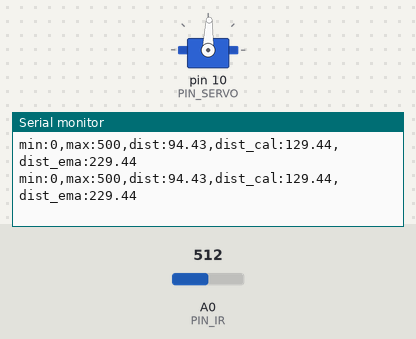
The sketch below on a simulated Arduino Uno, built with avr-gcc and run on an emulated ATmega328P. Parts: servo, the last lines printed to the serial monitor. The inputs (shaded band) are chosen by the test bench; at power-on: A0 (PIN_IR) = 512.

Above: at 1.2 s.
1.3 s: A0 (PIN_IR) set to 611
At 2.0 s:
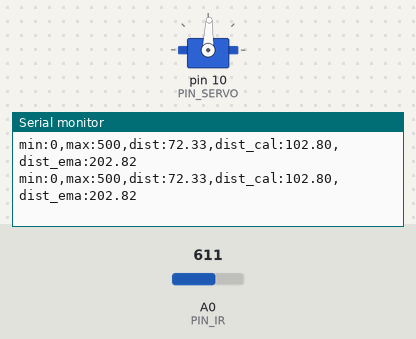
4.3 s: A0 (PIN_IR) set to 631
At 5.3 s:
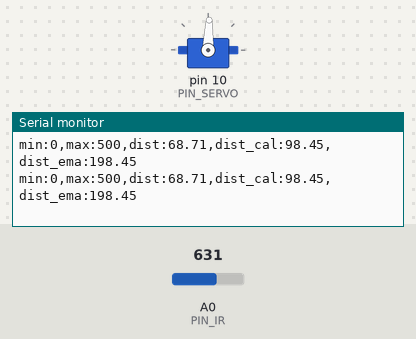
Timing chart, 0 to 7.3 s (numbered marks = the images above; inputs shaded):
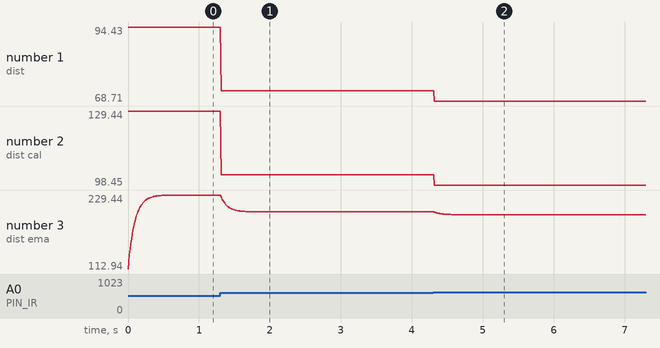

The sketch:

21_bbc_20203037.ino
```cpp
#include <Servo.h>
#define PIN_SERVO 10
#define PIN_IR A0

Servo mysv;
float alpha, dist_ema;

void setup() {
  mysv.attach(PIN_SERVO);
  mysv.writeMicroseconds(1450);

  // initialize Serial Port
  Serial.begin(57600);

  // initialize veriable
  alpha = 0.1;
}

float ir_distance(void){ // return value unit: mm
  float val;
  float volt = float(analogRead(PIN_IR));
  val = ((6762.0/(volt-9.0))-4.0) * 10.0;
  return val;
}

void loop() {
  float raw_dist = ir_distance();
  float dist_cal = 100.0 + 300.0/(319 - 70)*(raw_dist - 70);
  dist_ema = alpha*dist_cal + (1-alpha)*dist_ema;

  Serial.print("min:0,max:500,dist:");
  Serial.print(raw_dist);
  Serial.print(",dist_cal:");
  Serial.print(dist_cal);
  Serial.print(",dist_ema:");
  Serial.println(dist_ema+100);

  //if(dist_ema < 270) mysv.writeMicroseconds(1740);
  //else if(dist_ema > 270) mysv.writeMicroseconds(1240);
}
```

Measured:
- after the input at 1.3 s, the serial monitor: prints a new line at once (image 1)
- after the input at 4.3 s, the serial monitor: prints a new line at once (image 2)
- plotted number 1: 94.43 → 72.33 after the input at 1.3 s, 72.33 → 68.71 after the input at 4.3 s
- plotted number 2: 129.44 → 102.8 after the input at 1.3 s, 102.8 → 98.45 after the input at 4.3 s
- plotted number 3: 229.44 → 202.8 after the input at 1.3 s, 202.8 → 198.45 after the input at 4.3 s
